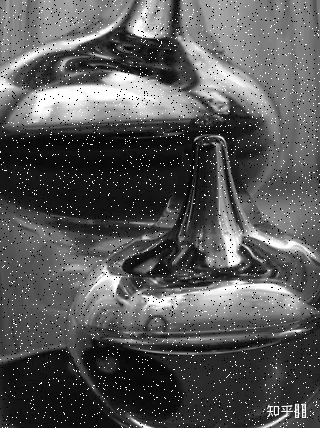
#> input picture smoth_test.webp, 320 x 428 px
$ python smoth_image.py smoth_test.webp
#> lines starting #> are read from the running program, lines starting #| are printed output that depends on the picture; after the words box and inside, x2 and y2 are one past the last pixel; in counts of white or black regions, pixels touching at a corner belong together
import sys
import cv2 as cv
import numpy as np
import time

#  Global Variables
DELAY_CAPTION = 1500
DELAY_BLUR = 100
MAX_KERNEL_LENGTH = 12
src = None
dst = None
window_name = 'Smoothing Demo'


def main(argv):
    cv.namedWindow(window_name, cv.WINDOW_AUTOSIZE)
    # Load the source image
    imageName = 'smoth_test.webp'
    global src
    src = cv.imread(cv.samples.findFile(imageName))
#> src is the input picture: shape (428, 320, 3); mean B, G, R 87.2, 87.1, 87.2
    if src is None:
        print('Error opening image')
        print('Usage: smoothing.py [image_name -- default ../data/lena.jpg] \n')
        return -1

    if display_caption('Original Image') != 0:
        return 0

    global dst
    dst = np.copy(src)
    if display_dst(DELAY_CAPTION) != 0:
        return 0

    # Applying Homogeneous blur
    if display_caption('Homogeneous Blur') == 0:
        for i in range(1, MAX_KERNEL_LENGTH, 2):
            dst = cv.blur(src, (i, i))
            if display_dst(DELAY_BLUR) != 0:
                return 0
            time.sleep(1)

    # Applying Gaussian blur
    if display_caption('Gaussian Blur') == 0:
        for i in range(1, MAX_KERNEL_LENGTH, 2):
            dst = cv.GaussianBlur(src, (i, i), 0)
            if display_dst(DELAY_BLUR) != 0:
                return 0
            time.sleep(1)

    # Applying Median blur
    if display_caption('Median Blur') == 0:
        for i in range(1, MAX_KERNEL_LENGTH, 2):
            dst = cv.medianBlur(src, i)
            if display_dst(DELAY_BLUR) != 0:
                return 0
            time.sleep(1)

    # Applying Bilateral Filter
    if display_caption('Bilateral Blur') == 0:
        for i in range(1, MAX_KERNEL_LENGTH, 2):
            dst = cv.bilateralFilter(src, i, i * 2, i / 2)
            if display_dst(DELAY_BLUR) != 0:
                return 0
            time.sleep(1)

    #  Done
    display_caption('Done!')
    return 0


def display_caption(caption):
#> called with caption = 'Original Image'
    global dst
    dst = np.zeros(src.shape, src.dtype)
    rows, cols, _ch = src.shape
#> rows = 428; cols = 320
    cv.putText(dst, caption,
               (int(cols / 4), int(rows / 2)),
               cv.FONT_HERSHEY_COMPLEX, 1, (255, 255, 255))
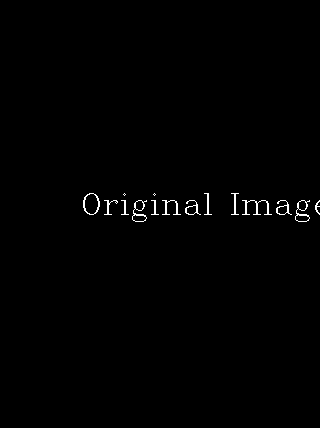
#> dst: shape (428, 320, 3); 0.66% white in thin lines or dots, all inside (x1, y1, x2, y2) = (83, 193, 320, 222)
    return display_dst(DELAY_CAPTION)


def display_dst(delay):
#> called with delay = 1500
    cv.imshow(window_name, dst)
    c = cv.waitKey(delay)
#> (key Esc is pressed here)
    if c >= 0: return -1
    return 0


if __name__ == "__main__":
    main(sys.argv[1:])
